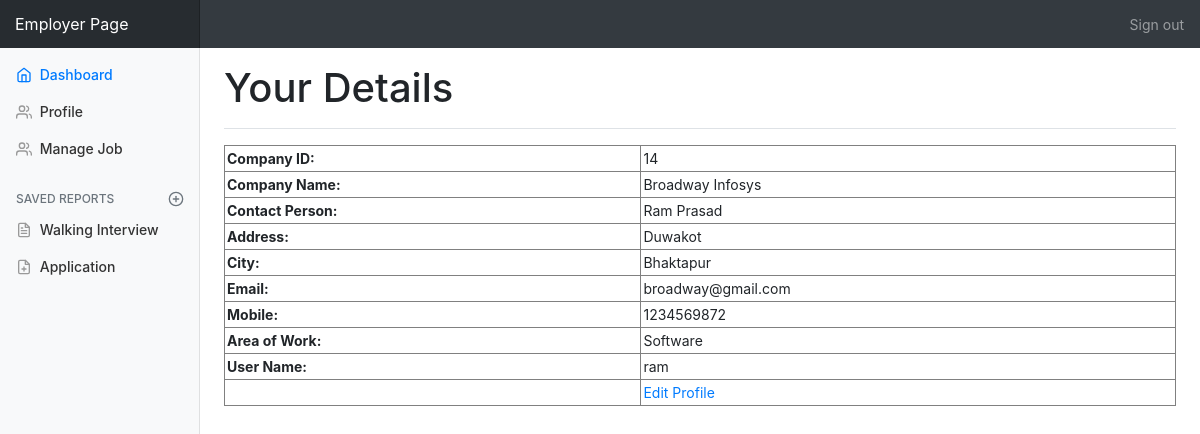
/employer/Profile.php (signed in), run on the app's committed database.
### tables this page shows
CREATE TABLE `employer_reg` (
  `Employer_Id` int(11) NOT NULL,
  `CompanyName` varchar(255) NOT NULL,
  `ContactPerson` varchar(255) NOT NULL,
  `Address` varchar(255) NOT NULL,
  `City` varchar(255) NOT NULL,
  `Email` varchar(255) NOT NULL,
  `Mobile` varchar(255) NOT NULL,
  `Area_Work` varchar(255) NOT NULL,
  `Status` varchar(255) NOT NULL,
  `UserName` varchar(255) NOT NULL,
  `Password` varchar(255) NOT NULL,
  `Question` varchar(255) NOT NULL,
  `Answer` varchar(255) NOT NULL
);

### employer/profile.php (the view, shortened to what this page needs)
<!doctype html>
<html lang="en">
  <head>
    <link rel="stylesheet" href="https://maxcdn.bootstrapcdn.com/bootstrap/4.5.2/css/bootstrap.min.css">
    <link href="./css/dashboard.css" rel="stylesheet">
  </head>
  <body>
    <nav class="navbar navbar-dark sticky-top bg-dark flex-md-nowrap p-0">
      <a class="navbar-brand col-sm-3 col-md-2 mr-0" href="#">Employer Page</a>
      <ul class="navbar-nav px-3">
        <li class="nav-item text-nowrap">
          <a class="nav-link" href="logout.php">Sign out</a>
        </li>
      </ul>
    </nav>
    <div class="container-fluid">
      <div class="row">
        <nav class="col-md-2 d-none d-md-block bg-light sidebar">
          <div class="sidebar-sticky">
            <ul class="nav flex-column">
            <li class="nav-item">
                <a class="nav-link active" href="index.php">
                  <span data-feather="home"></span>
                  Dashboard <span class="sr-only">(current)</span>
                </a>
              </li>
              <li class="nav-item">
                <a class="nav-link" href="profile.php">
                  <span data-feather="users"></span>
                  Profile
                </a>
              </li>
              <li class="nav-item">
                <a class="nav-link" href="managejob.php">
                  <span data-feather="users"></span>
                  Manage Job
                </a>
              </li>
            <h6 class="sidebar-heading d-flex justify-content-between align-items-center px-3 mt-4 mb-1 text-muted">
              <span>Saved reports</span>
              <a class="d-flex align-items-center text-muted" href="#">
                <span data-feather="plus-circle"></span>
              </a>
            </h6>
            <ul class="nav flex-column mb-2">
              <li class="nav-item">
                <a class="nav-link" href="walking.php">
                  <span data-feather="file-text"></span>
                 Walking Interview
                </a>
              </li>
              <li class="nav-item">
                <a class="nav-link" href="application.php">
                  <span data-feather="file-plus"></span>
                  Application
                </a>
              </li>
            </ul>
          </div>
        </nav>
        <main role="main" class="col-md-9 ml-sm-auto col-lg-10 pt-3 px-4">
          <div class="d-flex justify-content-between flex-wrap flex-md-nowrap align-items-center pb-2 mb-3 border-bottom">
           <h1>Your Details</h1>
            </div>
               <?php
$id=$_SESSION['id'];
include 'connection/db.php';
$sql = "select * from employer_reg where Employer_Id=$id";
$result = mysqli_query($conn,$sql);
$row = mysqli_fetch_array($result)
?>
                <table width="100%" border="1" cellspacing="2" cellpadding="2">
                  <tr>
                    <td><strong>Company ID:</strong></td>
                    <td><?php echo $row['Employer_Id'];?></td>
                  </tr>
                  <tr>
                    <td><strong>Company Name:</strong></td>
                    <td><?php echo $row['CompanyName'];?></td>
                  </tr>
                  <tr>
                    <td><strong>Contact Person:</strong></td>
                    <td><?php echo $row['ContactPerson'];?></td>
                  </tr>
                  <tr>
                    <td><strong>Address:</strong></td>
                    <td><?php echo $row['Address'];?></td>
                  </tr>
                  <tr>
                    <td><strong>City:</strong></td>
                    <td><?php echo $row['City'];?></td>
                  </tr>
                  <tr>
                    <td><strong>Email:</strong></td>
                    <td><?php echo $row['Email'];?></td>
                  </tr>
                  <tr>
                    <td><strong>Mobile:</strong></td>
                    <td><?php echo $row['Mobile'];?></td>
                  </tr>
                  <tr>
                    <td><strong>Area of Work:</strong></td>
                    <td><?php echo $row['Area_Work'];?></td>
                  </tr>
                  <tr>
                    <td><strong>User Name:</strong></td>
                    <td><?php echo $row['UserName'];?></td>
                  </tr>
                  <tr>
                    <td>&nbsp;</td>
                    <td><a href="EditProfile.php?EmployerId=<?php echo $row['Employer_Id']; ?>">Edit Profile</a></td>
                  </tr>
                </table>
        </main>
      </div>
    </div>
  </body>
</html>

### employer/css/dashboard.css (style rules this page uses)
body { font-size: .875rem; }
.feather { width: 16px; height: 16px; vertical-align: text-bottom; }
.sidebar { position: fixed; top: 0; bottom: 0; left: 0; z-index: 100; padding: 0; box-shadow: inset -1px 0 0 rgba(0, 0, 0, .1); }
.sidebar-sticky { position: -webkit-sticky; position: sticky; top: 48px; height: calc(100vh - 48px); padding-top: .5rem; overflow-x: hidden; overflow-y: auto; }
.sidebar .nav-link { font-weight: 500; color: #333; }
.sidebar .nav-link .feather { margin-right: 4px; color: #999; }
.sidebar .nav-link.active { color: #007bff; }
.sidebar .nav-link:hover .feather, .sidebar .nav-link.active .feather { color: inherit; }
.sidebar-heading { font-size: .75rem; text-transform: uppercase; }
.navbar-brand { padding-top: .75rem; padding-bottom: .75rem; font-size: 1rem; background-color: rgba(0, 0, 0, .25); box-shadow: inset -1px 0 0 rgba(0, 0, 0, .25); }
.border-bottom { border-bottom: 1px solid #e5e5e5; }

### data on the page
employer_reg: Employer_Id "14", CompanyName "Broadway Infosys", ContactPerson "Ram Prasad", Address "Duwakot", City "Bhaktapur", Email "broadway@gmail.com", Mobile "1234569872", Area_Work "Software", UserName "ram"
